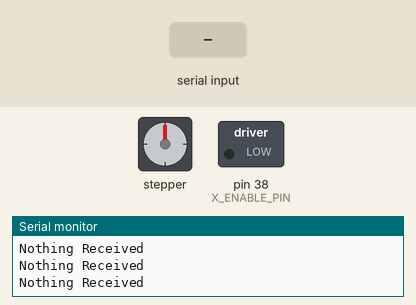
Bench run of a sketch on a simulated Arduino Mega 2560, built with avr-gcc and run on an emulated ATmega2560. Parts: stepper motor, switched loads named in the sketch (green lamp = pin HIGH), the last lines printed to the serial monitor. Wiring (inferred from the names in the program): stepper motor driver (400 steps per turn assumed): step pin 54; direction pin 55. The test bench sets the inputs (shaded band). Pins used as bus, display or sensor lines are not drawn.

Above: at 1.2 s.
1.3 s: "s" received over Serial
At 3.7 s:
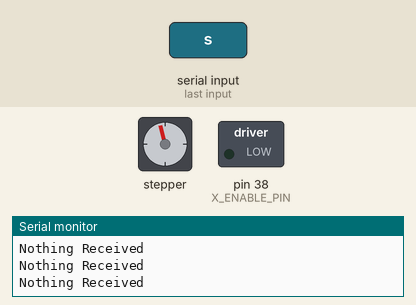
4.0 s: "n" received over Serial
At 27.3 s:
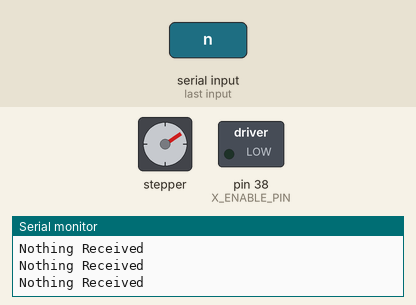
Timing chart, 0 to 28.3 s (numbered marks = the images above; inputs shaded):
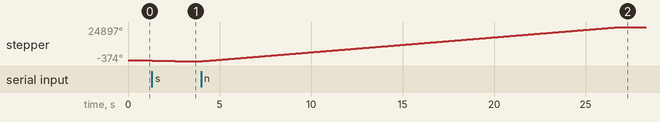

The sketch:

serialMotorControlsRampsBoard.ino
```cpp
#include <math.h>
#define stepPin 54
#define dirPin 55
#define X_ENABLE_PIN 38
const unsigned long M = 100000; //microseconds
const int stepsPerRevolution = 400; //steps per revolution
const int stepsPerNintey = 27000;

unsigned long D2 = 200; //used as x in calculating acceleration delay f(x) = 1microsecond/x
char state;   //input from serialmonitor

void step(unsigned long delay2)//one step of the motor
{
  // These four lines result in 1 step:
  digitalWrite(stepPin, HIGH);
  delayMicroseconds(delay2);
  digitalWrite(stepPin, LOW);
  delayMicroseconds(delay2);
}

void COUNTER()  //Rotate motor counterclockwise
{
digitalWrite(dirPin, HIGH);
  // Spin the stepper motor 1 revolution slowly:
  for (int i = 0; i < stepsPerRevolution; i++) {
    step(M);
  }
  }

void CLOCK()  //Rotate motor clockwise
{
 digitalWrite(dirPin, LOW);
  // Spin the stepper motor 1 revolution slowly:
  for (int i = 0; i < stepsPerRevolution; i++) {
    // These four lines result in 1 step:
  step(M);
}
}

void AccelCOUNTER90() //Rotate motor counterclockwise with acceleration
{
 digitalWrite(dirPin, HIGH);
  // Spin the stepper motor 1 revolution with acceleration:

  for (int i = 0; i < stepsPerNintey / 25; i++) { //divide stepsPerRevolution by the number of steps taken in the nested loop.
    unsigned long delay2 = 1000000UL/D2;  //calculate a fraction
    if (D2 < 2500) //if x has not reached 2000, increment
    {
      D2 += 50;
    }
    else if (D2 > 2500)  //if x has reached 2500, do not increment any more.
    {
      D2 = 2500;
    }
      for (int j = 0; j <= 25; j++) //take 25 steps
    {
      step(delay2);
    }
}
}

void AccelCOUNTER() //Rotate motor counterclockwise with acceleration
{
 digitalWrite(dirPin, HIGH);
  // Spin the stepper motor 1 revolution with acceleration:

  for (int i = 0; i < stepsPerRevolution / 25; i++) { //divide stepsPerRevolution by the number of steps taken in the nested loop.
    unsigned long delay2 = 1000000UL/D2;  //calculate a fraction
    if (D2 < 2000) //if x has not reached 2000, increment
    {
      D2 += 50;
    }
    else if (D2 > 2500)  //if x has reached 2500, do not increment any more.
    {
      D2 = 2500;
    }
      for (int j = 0; j <= 25; j++) //take 25 steps
    {
      step(delay2);
    }
}
}

void AccelCLOCK() //Rotate motor clockwise with acceleration
{
 digitalWrite(dirPin, LOW);
  // Spin the stepper motor 1 revolution with acceleration:

  for (int i = 0; i < stepsPerRevolution / 25; i++) { //divide stepsPerRevolution by the number of steps taken in the nested loop.
    unsigned long delay2 = 1000000UL/D2;  //calculate a fraction
    if (D2 < 2000) //if x has not reached 2000, increment
    {
      D2 += 100;
    }
    else if (D2 < 2500) //if x has reached 500 but not 2500, increment but less
    {
      D2 += 50;
    }
    else if (D2 >= 2500)  //if x has reached 2500, do not increment any more.
    {
      D2 = 2500;
    }
      for (int j = 0; j <= 25; j++) //take 25 steps
    {
      step(delay2);
    }
}
}

void setup() {

  pinMode(stepPin, OUTPUT);
  pinMode(dirPin, OUTPUT);
  pinMode(X_ENABLE_PIN, OUTPUT);
  digitalWrite(X_ENABLE_PIN, LOW);
  Serial.begin(9600);
}

void loop() {
  if (Serial.available() > 0) //if any input on serial port
  {
      state = Serial.read();  //if serial character is w, accelerate counterclockwise
      if (state == 'w')
      {
        Serial.println("Received: ");
        Serial.println(state);
        AccelCOUNTER();
      }
      else if (state == 's') //if serial character is s, accelerate clockwise
      {
        Serial.println("Received: ");
        Serial.println(state);
        AccelCLOCK();
      }
      else if (state == 'n') //if serial character is s, accelerate clockwise
      {
        Serial.println("Received: ");
        Serial.println(state);
        AccelCOUNTER90();
      }
      else  //else, print the serial character and do nothing
      {
        Serial.println("Received: ");
        Serial.println(state);
      }
  }
  else  //else, do nothing
  {
    Serial.println("Nothing Received");
  }
  delay(100);
}
```

Measured:
- after the input at 1.3 s, stepper: turns 374° counter-clockwise in 1.3 s, starting at once
- after the input at 4.0 s, stepper: turns 25271° clockwise in 22.8 s, starting after 0.08 s
